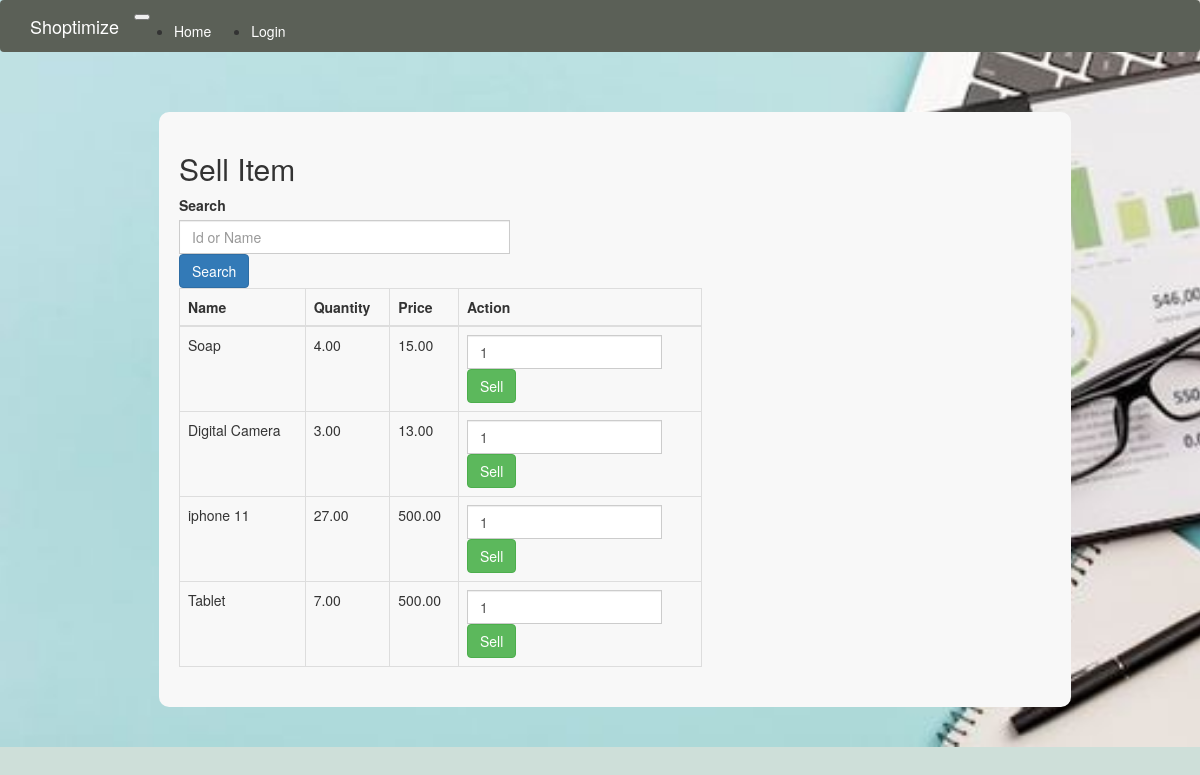
Page /search_items_cashier on the committed database.
### app/models.py (models this page shows, shortened)
class Item(db.Model):
    id = db.Column(db.Integer, primary_key=True)
    name = db.Column(db.String(140))
    date = db.Column(db.DateTime, index=True, default=datetime.utcnow)
    unit = db.Column(db.String(140))
    type = db.Column(db.String(140))
    quantity=db.Column(db.Numeric(10, 2))
    price = db.Column(db.Numeric(10, 2))
    cost_price = db.Column(db.Numeric(10, 2))
    sold_items = db.relationship('Sold',backref='item',lazy='dynamic')

### app/routes.py (the view)
@app.route('/search_items_cashier', methods=['GET', 'POST'])
def search_items_cashier():
    form = SearchForm()
    items = Item.query
    if form.validate_on_submit():
        search_query = form.search.data
        if search_query.isdigit():
            items = items.filter(Item.id == int(search_query))
        else:
            items = items.filter(Item.name.ilike(f'%{search_query}%'))
    items = items.all()
    return render_template('search_items_cashier.html', title='Search Items Cashier', form=form, items=items)

### app/forms.py
class SearchForm(FlaskForm):
    search = StringField('Search', validators=[DataRequired()], render_kw={"placeholder": "Id or Name"})
    submit = SubmitField('Search')

### app/templates/search_items_cashier.html (shortened to what this page needs)
{% extends "base.html" %}
{% block app_content %}
    <div class="container">
        <div style="background-color: #f8f8f8; padding: 20px; border-radius: 10px; width: 80%; margin: 20px auto;">
        <h2>Sell Item</h2>
        <form method="post" class="mb-3">
            <div class="input-group">
                {{ form.search.label }}
                {{ form.search(size=32, class="form-control") }}
                <div class="input-group-append">
                    <button type="submit" class="btn btn-primary">Search</button>
                </div>
            </div>
        </form>
        <table class="table table-bordered" style="width: 60%;">
            <thead class="thead-light">
                <tr>
                    <th>Name</th>
                    <th>Quantity</th>
                    <th>Price</th>
                    <th>Action</th>
                </tr>
            </thead>
            <tbody>
                {% for item in items %}
                    <tr>
                        <td>{{ item.name }}</td>
                        <td>{{ item.quantity }}</td>
                        <td>{{ item.price }}</td>
                        <td>
                            <form action="{{ url_for('sell_item') }}" method="post">
                                <div class="input-group">
                                    <input type="number" name="sell_quantity" class="form-control" min="1" value="1">
                                    <div class="input-group-append">
                                        <button type="submit" class="btn btn-success">Sell</button>
                                    </div>
                                </div>
                            </form>
                        </td>
                    </tr>
                {% endfor %}
            </tbody>
        </table>
        </div></div>
{% endblock %}

### rows in the picture
Item: name "Soap", quantity "4.00", price "15.00"
Item: name "Digital Camera", quantity "3.00", price "13.00"
Item: name "iphone 11", quantity "27.00", price "500.00"
Item: name "Tablet", quantity "7.00", price "500.00"
